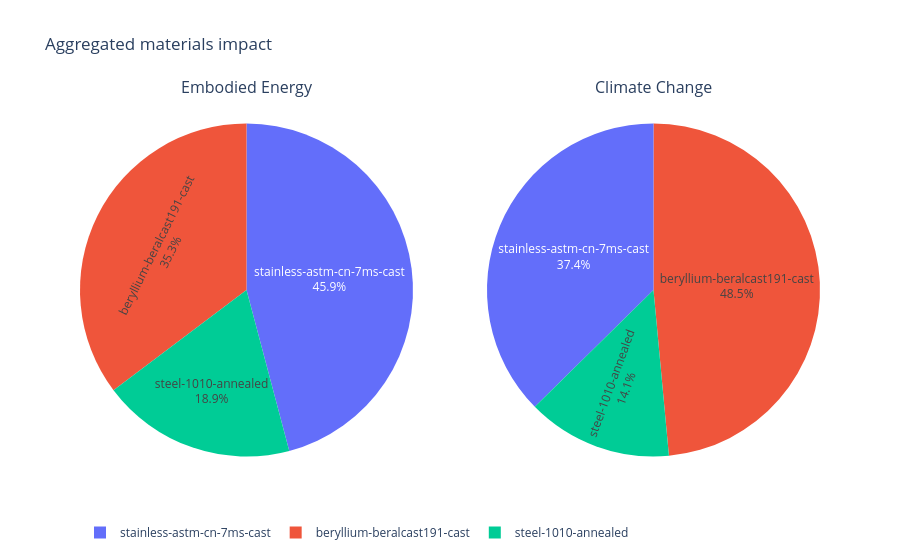

Notebook source saved alongside this figure:
### Markdown cell above
Plot a pair of pie charts which show the "Embodied Energy" and "Climate Change CO<sub>2</sub> equivalent" impacts
respectively.

### Code cell
import plotly.graph_objects as go
from plotly.subplots import make_subplots


fig = make_subplots(
    rows=1,
    cols=2,
    specs=[[{"type": "domain"}, {"type": "domain"}]],
    subplot_titles=["Embodied Energy", "Climate Change"],
)
fig.add_trace(go.Pie(labels=materials_df["Name"], values=materials_df[EE_HEADER], name=ENERGY_UNIT), 1, 1)
fig.add_trace(go.Pie(labels=materials_df["Name"], values=materials_df[CC_HEADER], name=MASS_UNIT), 1, 2)
fig.update_layout(title_text="Aggregated materials impact", legend=dict(orientation="h"))
fig.update_traces(textposition="inside", textinfo="percent+label", hoverinfo="value+name")
fig.show()

### Figure 1 — Plotly figure (JSON) as saved in the notebook; plotly's stock layout.template omitted (floating-point values rounded to 4 significant figures)
{"data": [{"domain": {"x": [0.0, 0.45], "y": [0.0, 1.0]}, "hoverinfo": "value+name", "labels": ["stainless-astm-cn-7ms-cast", "beryllium-beralcast191-cast", "steel-1010-annealed"], "name": "MJ", "textinfo": "percent+label", "textposition": "inside", "type": "pie", "values": [153.0, 117.7, 62.93]}, {"domain": {"x": [0.55, 1.0], "y": [0.0, 1.0]}, "hoverinfo": "value+name", "labels": ["stainless-astm-cn-7ms-cast", "beryllium-beralcast191-cast", "steel-1010-annealed"], "name": "kg", "textinfo": "percent+label", "textposition": "inside", "type": "pie", "values": [11.96, 15.53, 4.516]}], "layout": {"annotations": [{"font": {"size": 16}, "showarrow": false, "text": "Embodied Energy", "x": 0.225, "xanchor": "center", "xref": "paper", "y": 1.0, "yanchor": "bottom", "yref": "paper"}, {"font": {"size": 16}, "showarrow": false, "text": "Climate Change", "x": 0.775, "xanchor": "center", "xref": "paper", "y": 1.0, "yanchor": "bottom", "yref": "paper"}], "legend": {"orientation": "h"}, "title": {"text": "Aggregated materials impact"}}}
